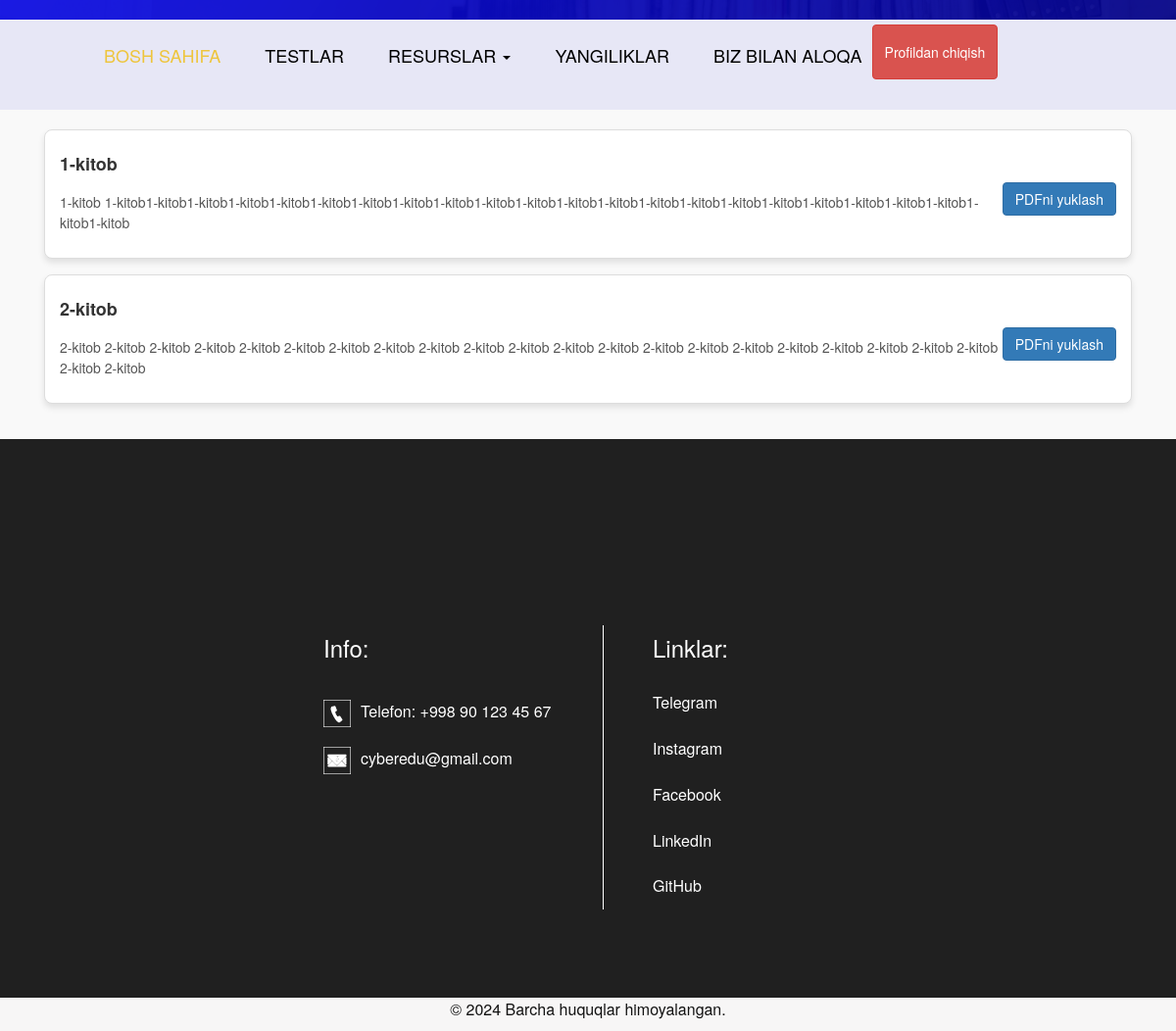
The app's page /kitob/ (signed in) with its own data.
### videos/models.py (models this page shows, shortened)
class Kitoblar(models.Model):
    class Status(models.TextChoices):
        Draft = 'DF', 'Draft'
        Published = 'PB', 'Published'
    title = models.CharField(max_length=255)
    body = models.TextField()
    pdf = models.FileField(upload_to='courses/pdf')
    status = models.CharField(max_length=2,
                              choices=Status.choices,
                              default=Status.Draft)

### videos/views.py (the view)
# urls.py: path('kitob/', kitob_list, name="kitoblar_page"),
def kitob_list(request):
    kitob_list = Kitoblar.objects.filter(status=Kitoblar.Status.Published)
    context = {
        "kitob_list": kitob_list
    }
    return render(request, "videos/kitoblar.html", context)

### templates/videos/kitoblar.html (shortened to what this page needs)
{% load static %}
<!DOCTYPE html>
<html lang="en">
   <head>
      <link rel="stylesheet" type="text/css" href="https://cdnjs.cloudflare.com/ajax/libs/OwlCarousel2/2.0.0-beta.2.4/assets/owl.carousel.min.css" />
      <link rel="stylesheet" type="text/css" href="{% static 'css/bootstrap.min.css' %}">
      <link rel="stylesheet" type="text/css" href="{% static 'css/style.css' %}">
      <link rel="stylesheet" href="{% static 'css/responsive.css' %}">
      <link rel="stylesheet" href="{% static 'css/jquery.mCustomScrollbar.min.css' %}">
      <link rel="stylesheet" href="https://netdna.bootstrapcdn.com/font-awesome/4.0.3/css/font-awesome.css">
       <link rel="stylesheet" href="https://maxcdn.bootstrapcdn.com/bootstrap/3.3.7/css/bootstrap.min.css">
      <link rel="stylesheet" href="{% static 'css/owl.carousel.min.css' %}">
      <link rel="stylesheet" href="https://cdnjs.cloudflare.com/ajax/libs/fancybox/2.1.5/jquery.fancybox.min.css" media="screen">
       <link rel="stylesheet" href="https://cdnjs.cloudflare.com/ajax/libs/font-awesome/4.7.0/css/font-awesome.min.css">
   </head>
   <body>
      <div class="header_section">
         <div class="header_bg">
            <div class="container">
               <nav class="navbar navbar-expand-lg navbar-light bg-light">
                  <div class="collapse navbar-collapse" id="navbarSupportedContent">
                     <ul class="navbar-nav mr-auto">
                        <li class="nav-item active">
                           <a class="nav-link" href="{% url 'home_page' %}">Bosh sahifa</a>
                        </li>
                         <li class="nav-item">
                           <a class="nav-link" href="{% url 'quiz_list' %}">Testlar</a>
                        </li>
                        <li class="nav-item dropdown"><a href="#" class="nav-link" data-toggle="dropdown"> Resurslar <span class="caret"></span></a>
                        </li>
                        <li class="nav-item">
                           <a class="nav-link" href="{% url 'blog_page' %}">Yangiliklar</a>
                        </li>
                        <li class="nav-item">
                           <a class="nav-link" href="{% url 'contact_page' %}">Biz bilan aloqa</a>
                        </li>
                        {% if request.user.is_authenticated %}
                            <button type="submit" class="btn btn-danger"  style="margin-top: -6px">
                                <form id="logout-form" action="{% url 'logout' %}" method="post">
                                <a href="#" onclick="document.getElementById('logout-form').submit(); return false;" style="color: white">Profildan chiqish</a>
                                </form>
                            </button>
                        {% else %}
                        <li class="nav-item">
                           <a class="nav-link" href="{% url 'login_page' %}">Login</a>
                        </li>
                        {% endif %}
                     </ul>
                  </div>
               </nav>
            </div>
         </div>
      </div>
            {% block content %}
<div class="blog_section">
    <div class="container">
        <div class="row">
            {% for kitob in kitob_list %}
            <div class="col-12">
                <div class="blog_card">
                    <div class="blog_content">
                        <h5 class="blog_title">{{ kitob.title }}</h5>
                        <p class="blog_body">{{ kitob.body|truncatewords:100 }}</p>
                    </div>
                    {% if kitob.pdf %}
                    <a href="{{ kitob.pdf.url }}" download class="btn btn-primary" style="margin-top: 10px;">
                        PDFni yuklash
                    </a>
                    {% endif %}
                </div>
            </div>
            {% endfor %}
        </div>
    </div>
</div>
            {% endblock content %}
      <div class="footer_section layout_padding">
         <div class="container">
            <div class="footer_section_2">
               <div class="row">
                  <div class="col-lg-3 margin_top">
                  </div>
                  <div class="col-lg-3">
                     <div>
                        <h4 class="information_text">Info:</h4>
                     <div class="call_text"><a href="#"><img src="{% static 'images/call-icon1.png' %}"><span class="padding_left_15">Telefon: +998 90 123 45 67</span></a></div>
                     <div class="call_text"><a href="#"><img src="{% static 'images/mail-icon1.png' %}"><span class="padding_left_15">cyberedu@gmail.com</span></a></div>
                     </div>
                  </div>
                  <div class="col-lg-3 col-md-6">
                     <div class="information_main">
                        <h4 class="information_text">Linklar:</h4>
                        <div class="footer_menu">
                           <ul>
                              <li><a href="{% url 'home_page' %}">Telegram</a></li>
                              <li><a href="about.html">Instagram</a></li>
                              <li><a href="services.html">Facebook</a></li>
                              <li><a href="blog.html">LinkedIn</a></li>
                              <li><a href="news.html">GitHub</a></li>
                           </ul>
                        </div>
                     </div>
                  </div>
                  <div class="col-lg-3">
                  </div>
               </div>
            </div>
         </div>
      </div>
      <div class="copyright_section">
         <div class="container">
            <p class="copyright_text">© 2024 Barcha huquqlar himoyalangan.</p>
         </div>
      </div>

### static/css/style.css (style rules this page uses)
* { box-sizing: border-box !important; transition: ease all 0.5s; }
html { scroll-behavior: smooth; }
body { color: #666666; font-size: 14px; font-family: 'Poppins', sans-serif; line-height: 1.80857; font-weight: normal; overflow-x: hidden; }
a { color: #1f1f1f; text-decoration: none !important; outline: none !important; -webkit-transition: all .3s ease-in-out; -moz-transition: all .3s ease-in-out; -ms-transition: all .3s ease-in-out; -o-transition: all .3s ease-in-out; transition: all .3s ease-in-out; }
h1, h2, h3, h4, h5, h6 { letter-spacing: 0; font-weight: normal; position: relative; padding: 0 0 10px 0; font-weight: normal; line-height: normal; color: #111111; margin: 0 }
h4 { font-size: 16px }
h5 { font-size: 14px }
*, *::after, *::before { -webkit-box-sizing: border-box; -moz-box-sizing: border-box; box-sizing: border-box; }
ul, li, ol { margin: 0px; padding: 0px; list-style: none; }
p { margin: 20px; font-weight: 300; font-size: 15px; line-height: 24px; }
a { color: #222222; text-decoration: none; outline: none !important; }
a, .btn { text-decoration: none !important; outline: none !important; -webkit-transition: all .3s ease-in-out; -moz-transition: all .3s ease-in-out; -ms-transition: all .3s ease-in-out; -o-transition: all .3s ease-in-out; transition: all .3s ease-in-out; }
img { max-width: 100%; height: auto; }
button { border: 0; margin: 0; padding: 0; cursor: pointer; }
.layout_padding { padding-top: 90px; padding-bottom: 0px; }
.header_section { width: 100%; float: left; background-image: url(../images/banner-bg.png); height: auto; background-size: 100%; background-repeat: no-repeat; padding-top: 20px; }
.header_bg { background-color: #e7e7f6; }
.bg-light { background-color: transparent !important; }
.navbar { padding: 1rem 1rem; }
.navbar-expand-lg .navbar-nav .nav-link { padding-right: 10px; padding-left: 35px; font-size: 18px; color: #000; text-transform: uppercase; }
.navbar-light .navbar-nav .active>.nav-link, .navbar-light .navbar-nav .nav-link.active, .navbar-light .navbar-nav .nav-link.show, .navbar-light .navbar-nav .show>.nav-link { color: #eec53d; }
.padding_left_15 { padding-left: 10px; }
.blog_section { width: 100%; float: left; padding-bottom: 90px; }
.footer_section { width: 100%; float: left; background-color: #202020; height: auto; padding-bottom: 90px; }
.margin_top { margin-top: 90px; }
.call_text { width: 100%; float: left; font-size: 16px; color: #ffffff; padding-top: 20px; }
.call_text a { color: #ffffff; }
.footer_section_2 { width: 100%; float: left; margin-top: 100px; }
.footer_menu { width: 100%; float: left; }
.footer_menu ul { margin: 0px; padding: 0px; }
.footer_menu li { font-size: 16px; color: #ffffff; padding: 12px 0px; }
.footer_menu li a { color: #ffffff; }
.information_text { width: 100%; float: left; font-size: 24px; color: #fff; }
.information_main { width: 100%; float: left; border-left: 1px solid #ffffff; padding-left: 50px; }
.copyright_section { width: 100%; float: left; background-color: #f7f6f6; height: auto; }
.copyright_text { width: 100%; float: left; font-size: 16px; margin-left: 0px; color: #131313; text-align: center; }

### templates/videos/kitoblar.html (style rules this page uses)
.blog_section { padding: 20px 20px; background-color: #f9f9f9; }
.blog_card { display: flex; align-items: center; border: 1px solid #ddd; border-radius: 8px; padding: 15px; background-color: #fff; box-shadow: 0 4px 6px rgba(0, 0, 0, 0.1); margin-bottom: 16px; transition: transform 0.3s, box-shadow 0.3s; }
.blog_content { flex: 1; }
.blog_title { font-weight: bold; font-size: 18px; color: #333; margin-bottom: 8px; }
.blog_body { font-size: 14px; color: #555; line-height: 1.5; }

### records on screen
Kitoblar: title "1-kitob", body "1-kitob 1-kitob1-kitob1-kitob1-kitob1-kitob1-kitob1-kitob1-kitob1-kitob1-kitob1-kitob1-kitob1-kitob1-kitob1-kitob1-kitob1-kitob1-kitob1-kitob1-kitob1-kitob1-kitob1-kitob"
Kitoblar: title "2-kitob", body "2-kitob 2-kitob 2-kitob 2-kitob 2-kitob 2-kitob 2-kitob 2-kitob 2-kitob 2-kitob 2-kitob 2-kitob 2-kitob 2-kitob 2-kitob 2-kitob 2-kitob 2-kitob 2-kitob 2-kitob 2-kitob 2-kitob 2-kitob"
